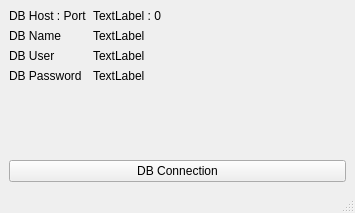
<?xml version="1.0" encoding="UTF-8"?>
<ui version="4.0">
 <class>MainWindow</class>
 <widget class="QMainWindow" name="MainWindow">
  <property name="geometry">
   <rect>
    <x>0</x>
    <y>0</y>
    <width>355</width>
    <height>213</height>
   </rect>
  </property>
  <property name="windowTitle">
   <string>MainWindow</string>
  </property>
  <widget class="QWidget" name="centralwidget">
   <layout class="QVBoxLayout" name="verticalLayout_2">
    <item>
     <layout class="QVBoxLayout" name="verticalLayout">
      <item>
       <layout class="QFormLayout" name="formLayout">
        <item row="0" column="0">
         <widget class="QLabel" name="lbl_db_host">
          <property name="text">
           <string>DB Host : Port</string>
          </property>
         </widget>
        </item>
        <item row="0" column="1">
         <widget class="QLabel" name="lbl_host_val">
          <property name="text">
           <string>TextLabel : 0</string>
          </property>
         </widget>
        </item>
        <item row="1" column="0">
         <widget class="QLabel" name="lbl_db_name">
          <property name="text">
           <string>DB Name</string>
          </property>
         </widget>
        </item>
        <item row="1" column="1">
         <widget class="QLabel" name="lbl_db_name_val">
          <property name="text">
           <string>TextLabel</string>
          </property>
         </widget>
        </item>
        <item row="2" column="0">
         <widget class="QLabel" name="lbl_db_user">
          <property name="text">
           <string>DB User</string>
          </property>
         </widget>
        </item>
        <item row="2" column="1">
         <widget class="QLabel" name="lbl_db_user_val">
          <property name="text">
           <string>TextLabel</string>
          </property>
         </widget>
        </item>
        <item row="3" column="0">
         <widget class="QLabel" name="lbl_db_pass">
          <property name="text">
           <string>DB Password</string>
          </property>
         </widget>
        </item>
        <item row="3" column="1">
         <widget class="QLabel" name="lbl_db_pass_val">
          <property name="text">
           <string>TextLabel</string>
          </property>
         </widget>
        </item>
       </layout>
      </item>
      <item>
       <widget class="QPushButton" name="pushButton">
        <property name="text">
         <string>DB Connection</string>
        </property>
       </widget>
      </item>
     </layout>
    </item>
   </layout>
  </widget>
  <widget class="QMenuBar" name="menubar">
   <property name="geometry">
    <rect>
     <x>0</x>
     <y>0</y>
     <width>355</width>
     <height>25</height>
    </rect>
   </property>
  </widget>
  <widget class="QStatusBar" name="statusbar"/>
 </widget>
 <resources/>
 <connections/>
</ui>
